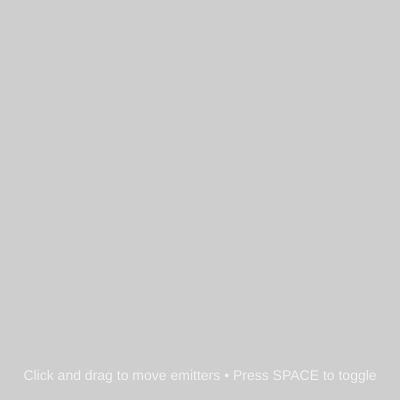
Frame 1 (no input)
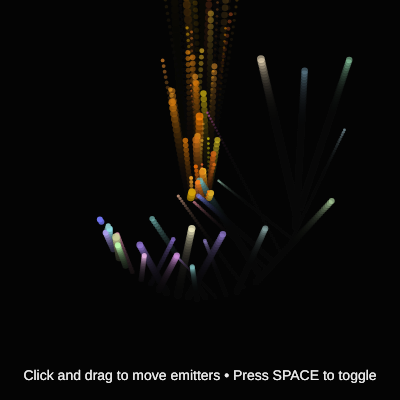
Frame 60 (no input)
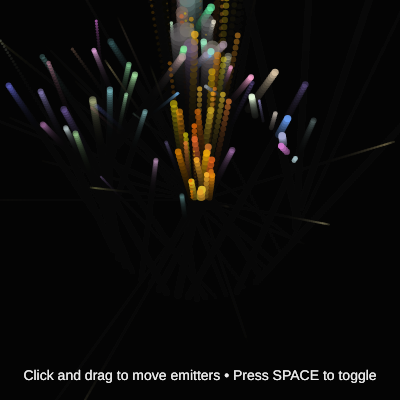
Frame 120 (the mouse pressed at the canvas centre since frame 60)

The p5.js sketch that drew these frames (run headless with seeded random() and noise() and a simulated clock; from frame 60 on, the mouse is pressed at the canvas centre):

// p5.js sketch
// ── sketch.js
let particleSystem;
let emitters = [];

function setup() {
  createCanvas(400, 400);
  
  particleSystem = new ParticleSystem();
  
  // Create multiple emitters
  emitters.push(new Emitter(width/2, height/2, "fountain"));
  emitters.push(new Emitter(200, 200, "explosion"));
  emitters.push(new Emitter(600, 600, "spiral"));
}

function draw() {
  background(10, 10, 10, 50);
  
  // Update and display particle system
  particleSystem.update();
  particleSystem.display();
  
  // Update emitters
  for (let emitter of emitters) {
    emitter.update();
    emitter.emit();
  }
  
  // Instructions
  fill(255, 180);
  textAlign(CENTER);
  textSize(14);
  text("Click and drag to move emitters • Press SPACE to toggle", width/2, height - 20);
}

class Particle {
  constructor(x, y, type = "default") {
    this.pos = createVector(x, y);
    this.vel = createVector(random(-2, 2), random(-3, -1));
    this.acc = createVector(0, 0);
    this.life = 255;
    this.maxLife = 255;
    this.size = random(2, 8);
    this.type = type;
    
    // Different particle types
    switch(type) {
      case "fire":
        this.color = [random(200, 255), random(100, 200), random(0, 50)];
        this.vel = createVector(random(-1, 1), random(-4, -2));
        this.life = random(100, 200);
        this.maxLife = this.life;
        break;
      case "spark":
        this.color = [255, random(200, 255), random(100, 200)];
        this.vel = createVector(random(-5, 5), random(-5, 5));
        this.life = random(50, 150);
        this.maxLife = this.life;
        break;
      case "smoke":
        this.color = [random(100, 150), random(100, 150), random(100, 150)];
        this.vel = createVector(random(-0.5, 0.5), random(-2, -0.5));
        this.size = random(5, 15);
        break;
      default:
        this.color = [random(100, 255), random(100, 255), random(150, 255)];
    }
  }
  
  update() {
    // Apply forces based on type
    if (this.type === "fire") {
      this.acc.add(0, -0.1); // Buoyancy
      this.acc.add(random(-0.05, 0.05), 0); // Turbulence
    } else if (this.type === "smoke") {
      this.acc.add(0, -0.05);
      this.acc.add(random(-0.02, 0.02), 0);
    }
    
    this.vel.add(this.acc);
    this.pos.add(this.vel);
    this.acc.mult(0);
    
    this.life -= random(1, 3);
    
    // Size change over time
    let lifeRatio = this.life / this.maxLife;
    if (this.type === "smoke") {
      this.size += 0.1; // Smoke expands
    }
  }
  
  display() {
    let alpha = map(this.life, 0, this.maxLife, 0, 255);
    fill(this.color[0], this.color[1], this.color[2], alpha);
    noStroke();
    
    if (this.type === "spark") {
      // Draw sparks as lines
      stroke(this.color[0], this.color[1], this.color[2], alpha);
      strokeWeight(2);
      line(this.pos.x, this.pos.y, 
           this.pos.x - this.vel.x * 3, 
           this.pos.y - this.vel.y * 3);
    } else {
      circle(this.pos.x, this.pos.y, this.size);
    }
  }
  
  isDead() {
    return this.life <= 0;
  }
}

class ParticleSystem {
  constructor() {
    this.particles = [];
  }
  
  addParticle(x, y, type) {
    this.particles.push(new Particle(x, y, type));
  }
  
  update() {
    for (let i = this.particles.length - 1; i >= 0; i--) {
      this.particles[i].update();
      if (this.particles[i].isDead()) {
        this.particles.splice(i, 1);
      }
    }
  }
  
  display() {
    for (let particle of this.particles) {
      particle.display();
    }
  }
}

class Emitter {
  constructor(x, y, type) {
    this.pos = createVector(x, y);
    this.type = type;
    this.active = true;
    this.timer = 0;
  }
  
  update() {
    this.timer++;
    
    // Move emitter in pattern
    if (this.type === "spiral") {
      let angle = this.timer * 0.05;
      this.pos.x = width/2 + cos(angle) * 100;
      this.pos.y = height/2 + sin(angle) * 100;
    }
  }
  
  emit() {
    if (!this.active) return;
    
    switch(this.type) {
      case "fountain":
        if (this.timer % 3 === 0) {
          for (let i = 0; i < 3; i++) {
            particleSystem.addParticle(
              this.pos.x + random(-10, 10), 
              this.pos.y, 
              "fire"
            );
          }
        }
        break;
        
      case "explosion":
        if (this.timer % 60 === 0) { // Explode every 60 frames
          for (let i = 0; i < 20; i++) {
            particleSystem.addParticle(this.pos.x, this.pos.y, "spark");
          }
          for (let i = 0; i < 10; i++) {
            particleSystem.addParticle(this.pos.x, this.pos.y, "smoke");
          }
        }
        break;
        
      case "spiral":
        if (this.timer % 2 === 0) {
          particleSystem.addParticle(this.pos.x, this.pos.y, "default");
        }
        break;
    }
  }
}

function mousePressed() {
  // Find closest emitter and start dragging
  for (let emitter of emitters) {
    let distance = dist(mouseX, mouseY, emitter.pos.x, emitter.pos.y);
    if (distance < 50) {
      emitter.pos.x = mouseX;
      emitter.pos.y = mouseY;
    }
  }
}

function mouseDragged() {
  // Continue dragging
  for (let emitter of emitters) {
    let distance = dist(mouseX, mouseY, emitter.pos.x, emitter.pos.y);
    if (distance < 50) {
      emitter.pos.x = mouseX;
      emitter.pos.y = mouseY;
    }
  }
}

function keyPressed() {
  if (key === ' ') {
    // Toggle all emitters
    for (let emitter of emitters) {
      emitter.active = !emitter.active;
    }
  }
}

// ── style.css
/* Minimal back button in top-left corner */
.back-btn {
  position: absolute;
  top: 16px;
  left: 16px;
  z-index: 10;
  text-decoration: none;
}
.back-btn svg {
  display: block;
  fill: none;
  stroke: #ffd700;
  transition: stroke 0.2s;
}
.back-btn:hover svg {
  stroke: #ffa500;
}
html,
body {
  margin: 0;
  padding: 0;
  display: grid;
  place-content: center center;
  height: 100vh;
  background: #0a0a0a;
}

canvas {
  display: block;
  border: 3px solid #333;
  border-radius: 1em;
}
